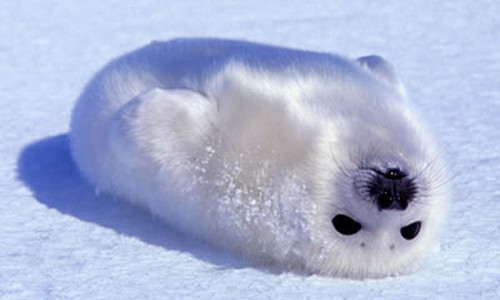
#> input picture niebieska_foczka.jpeg, 500 x 300 px
$ python 'tenczowa foka.py'
#> lines starting #> are read from the running program, lines starting #| are printed output that depends on the picture
import cv2
import numpy as np

img = cv2.imread("niebieska_foczka.jpeg")
#> img is the input picture: shape (300, 500, 3); mean B, G, R 214.2, 183.1, 173.2
user = input("For rainbow press (y)es, to Quit press (n)o\n")

while user != "n":
    for adj in range(0,37):
        print(adj)
        imghsv = cv2.cvtColor(img, cv2.COLOR_BGR2HSV).astype("float32")
        (h,s,v) = cv2.split(imghsv)
        h = (h+adj*10)%180
        #h = np.clip(h,0,179)
        imghsv = cv2.merge([h,s,v])
        imgrgb = cv2.cvtColor(imghsv.astype("uint8"), cv2.COLOR_HSV2BGR)
        cv2.imshow('Tenczowa foka', imgrgb)
        cv2.waitKey(100)
#> this loop made 37 passes
#> pass 1, `imghsv = cv2.cvtColor(img, cv2.COLOR_BGR2HSV).astype("float32")`:
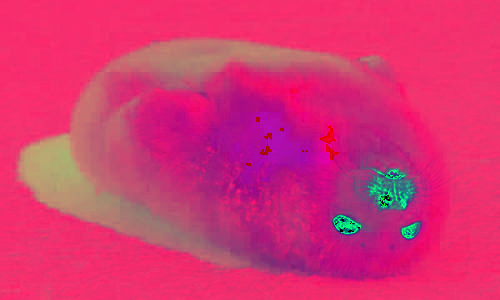
#> imghsv: shape (300, 500, 3) float32; mean B, G, R 114.9, 51.9, 214.3
#> pass 1, `(h,s,v) = cv2.split(imghsv)`:
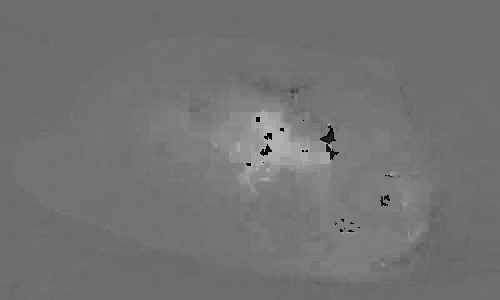
#> h: shape (300, 500) float32; min 0, max 177, mean 114.9
#> pass 1, `(h,s,v) = cv2.split(imghsv)`:
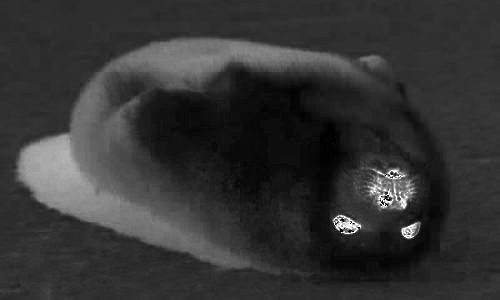
#> s: shape (300, 500) float32; min 0, max 255, mean 51.9
#> pass 1, `(h,s,v) = cv2.split(imghsv)`:
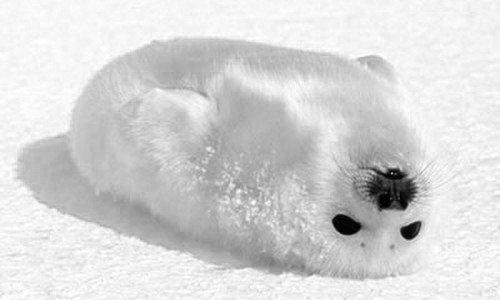
#> v: shape (300, 500) float32; min 0, max 255, mean 214.3
    cv2.imshow('Tenczowa foka', img)
    cv2.waitKey(1000)
    user = input("For rainbow press (y)es, to Quit press (n)o\n")
